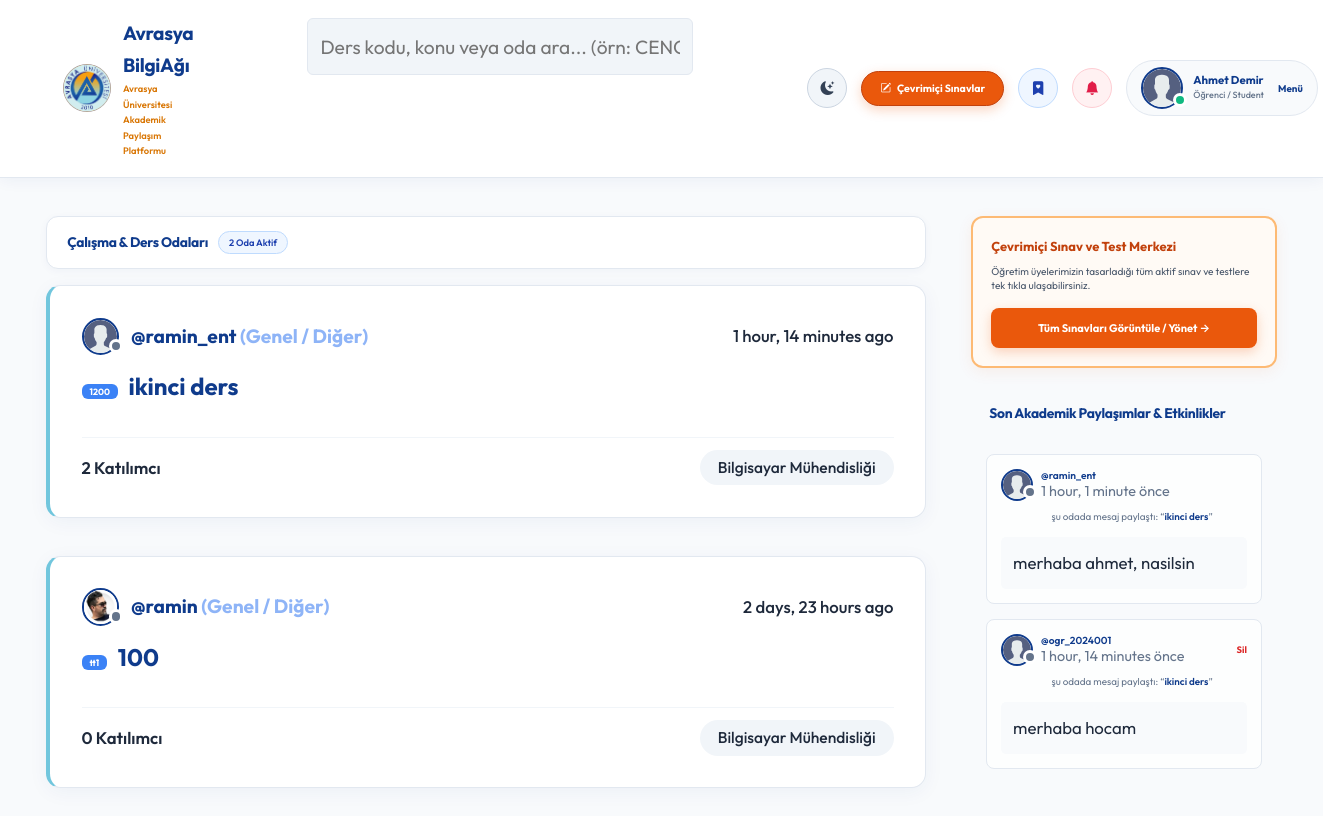
The page / (signed in) on the database its author committed.
### base/models.py (models this page shows, shortened)
class User(AbstractUser):
    name = models.CharField(max_length=200, null=True, verbose_name="Ad Soyad")
    email = models.EmailField(unique=True, null=True, verbose_name="E-Posta Adresi")
    bio = models.TextField(null=True, verbose_name="Hakkımda (Biyografi)")
    avatar = models.ImageField(null=True, default="avatar.svg", verbose_name="Profil Fotoğrafı (Avatar)")
    student_id = models.CharField(max_length=50, null=True, blank=True, verbose_name="Öğrenci / Sicil No")
    department = models.CharField(max_length=100, choices=DEPARTMENT_CHOICES, default='Genel / Diğer', verbose_name="Fakülte / Bölüm")
    role = models.CharField(max_length=20, choices=ROLE_CHOICES, default='student', verbose_name="Akademik Rol")
    github_link = models.URLField(max_length=255, null=True, blank=True, verbose_name="GitHub Profili")
    linkedin_link = models.URLField(max_length=255, null=True, blank=True, verbose_name="LinkedIn Profili")
    objects = CustomUserManager()
    USERNAME_FIELD = 'email'
    REQUIRED_FIELDS = ['username']
    @property
    def unread_notifications_count(self):
        return self.notifications.filter(is_read=False).count()
    @property
    def unread_notifications(self):
        return self.notifications.filter(is_read=False)

class Room(models.Model):
    host = models.ForeignKey(User, on_delete=models.SET_NULL, null=True)
    topic = models.ForeignKey(Topic, on_delete=models.SET_NULL, null=True, verbose_name="Bölüm / Akademik Konu")
    name = models.CharField(max_length=200, verbose_name="Çalışma Odası Adı")
    course_code = models.CharField(max_length=50, null=True, blank=True, verbose_name="Ders Kodu (örn: CENG201)")
    room_type = models.CharField(max_length=20, choices=ROOM_TYPE_CHOICES, default='general', verbose_name="Oda Türü")
    description = models.TextField(null=True, blank=True, verbose_name="Oda Açıklaması")
    participants = models.ManyToManyField(
        User, related_name='participants', blank=True)
    updated = models.DateTimeField(auto_now=True)
    created = models.DateTimeField(auto_now_add=True)
    class Meta:
        ordering = ['-updated', '-created']
    def __str__(self):
        return self.name

class Topic(models.Model):
    name = models.CharField(max_length=200)

class Message(models.Model):
    user = models.ForeignKey(User, on_delete=models.CASCADE)
    room = models.ForeignKey(Room, on_delete=models.CASCADE)
    body = models.TextField()
    is_verified_answer = models.BooleanField(default=False, verbose_name="Öğretim Üyesi Onaylı Cevap")
    updated = models.DateTimeField(auto_now=True)
    created = models.DateTimeField(auto_now_add=True)
    class Meta:
        ordering = ['-updated', '-created']

### base/views.py (the view, shortened to what this page needs)
# urls.py: path('', views.home, name="home"),
@login_required(login_url='login')
def home(request):
    q = request.GET.get('q') if request.GET.get('q') != None else ''
    dept = request.GET.get('dept') if request.GET.get('dept') != None else ''
    rooms = Room.objects.filter(
        Q(topic__name__icontains=q) |
        Q(name__icontains=q) |
        Q(course_code__icontains=q) |
        Q(description__icontains=q) |
        Q(host__username__icontains=q) |
        Q(host__department__icontains=q)
    ).distinct()
    topics = Topic.objects.all()
    if request.user.role == 'student' and request.user.department:
        dept = request.user.department
        dept_keywords = [w for w in dept.split() if len(w) > 3 and w not in ['Mühendisliği', 'Fakültesi', 'Bölümü', 'Programı', 'Teknolojisi', 'Hizmetleri']]
        query = Q(host__department=dept) | Q(topic__name__iexact=dept)
        for kw in dept_keywords:
            query |= Q(topic__name__icontains=kw) | Q(name__icontains=kw) | Q(course_code__icontains=kw)
        rooms = rooms.filter(query).distinct()
        topics = Topic.objects.filter(
            Q(room__in=rooms) | Q(name__iexact=dept)
        ).distinct()
    room_count = rooms.count()
    room_messages_query = Message.objects.filter(
        Q(room__topic__name__icontains=q))
    if request.user.role == 'student' and request.user.department:
        room_messages_query = room_messages_query.filter(room__in=rooms).distinct()
    room_messages = room_messages_query[0:5]
    context = {'rooms': rooms, 'topics': topics,
               'room_count': room_count, 'room_messages': room_messages,
               'departments': DEPARTMENT_CHOICES, 'selected_dept': dept}
    return render(request, 'base/home.html', context)

### base/templates/base/home.html (shortened to what this page needs)
{% extends 'main.html' %}
{% block content %}
<main class="layout {% if request.user.role == 'student' %}layout--2{% else %}layout--3{% endif %}">
  <div class="container">
    <div class="roomList">
      <div class="roomList__header" style="display: flex; justify-content: space-between; align-items: center; flex-wrap: wrap; gap: 10px; background: #ffffff; border: 1px solid #e2e8f0; border-radius: 12px; padding: 14px 20px; margin-bottom: 16px; box-shadow: 0 2px 8px rgba(15, 59, 140, 0.04);">
        <div style="display: flex; align-items: center; gap: 10px; flex-wrap: wrap;">
          <h2 style="margin: 0; font-size: 1.15rem; font-weight: 700; color: #0f3b8c; letter-spacing: -0.3px; text-transform: none;">Çalışma & Ders Odaları</h2>
          <span style="background: #eff6ff; color: #1e40af; font-size: 0.78rem; font-weight: 600; padding: 3px 10px; border-radius: 20px; border: 1px solid #bfdbfe; white-space: nowrap;">{{room_count}} Oda Aktif</span>
        </div>
      </div>
      {% include 'base/feed_component.html' %}
    </div>
    {% include 'base/activity_component.html' %}
  </div>
</main>
{% endblock %}

### templates/navbar.html (shortened to what this page needs)
{% load static %}
<header class="header header--loggedIn">
    <div class="container">
        <a href="{% url 'home' %}" class="header__logo" style="display: flex; align-items: center; gap: 12px; text-decoration: none;">
            <img src="{% static 'images/avrasya_logo.png' %}" alt="Avrasya University Logo" style="width: 48px; height: 48px; object-fit: contain; background: transparent; border: none; border-radius: 50%;" />
            <div>
                <h1 style="margin:0; font-weight:700; color:#0f3b8c; letter-spacing: -0.3px;">Avrasya BilgiAğı</h1>
                <span style="font-size:0.78rem; color:#d97706; font-weight:600; display:block;">Avrasya Üniversitesi Akademik Paylaşım Platformu</span>
            </div>
        </a>
        <form class="header__search" method="GET" action="{% url 'home' %}">
            <label>
                <input name="q" placeholder="Ders kodu, konu veya oda ara... (örn: CENG201)" class="navbar-search-input" />
            </label>
        </form>
        <nav class="header__menu" style="display: flex; align-items: center; gap: 14px;">
            <button id="themeToggleBtn" onclick="toggleTheme()" title="Gece / Gündüz Modu" style="background: #f1f5f9; border: 1px solid #cbd5e1; width: 40px; height: 40px; border-radius: 50%; display: flex; align-items: center; justify-content: center; cursor: pointer; font-size: 1.15rem; transition: all 0.2s ease; color: #334155;">
                <i class="bi bi-moon-stars-fill"></i>
            </button>
            <a href="{% url 'quizzes' %}" style="display: inline-flex; align-items: center; gap: 6px; background: #ea580c; color: #ffffff; border: 1px solid #c2410c; padding: 8px 18px; border-radius: 50px; font-weight: 700; font-size: 0.88rem; text-decoration: none; white-space: nowrap; box-shadow: 0 4px 12px rgba(234, 88, 12, 0.25);">
                <i class="bi bi-pencil-square"></i> Çevrimiçi Sınavlar
            </a>
            {% if request.user.is_authenticated %}
            <a href="{% url 'saved-resources' %}" title="Kaydedilen Materyallerim" style="display: flex; align-items: center; justify-content: center; background: #eff6ff; border: 1px solid #bfdbfe; color: #1e40af; width: 40px; height: 40px; border-radius: 50%; text-decoration: none; font-size: 1.15rem;">
                <i class="bi bi-bookmark-heart-fill"></i>
            </a>
            <div style="position: relative;">
                <button onclick="const m=document.getElementById('notifModal'); m.style.display = m.style.display === 'none' ? 'block' : 'none';" title="Bildirimler" style="background: #fff1f2; border: 1px solid #fecdd3; color: #e11d48; width: 40px; height: 40px; border-radius: 50%; cursor: pointer; font-size: 1.15rem; display: flex; align-items: center; justify-content: center; position: relative;">
                    <i class="bi bi-bell-fill"></i>
                </button>
            </div>
            <div class="header__user" style="display: flex; align-items: center; gap: 14px; background: #f8fafc; border: 1px solid #e2e8f0; padding: 6px 14px; border-radius: 50px;">
                <a href="{% url 'update-user' %}" style="display: flex; align-items: center; gap: 10px; text-decoration: none;">
                    <div class="avatar avatar--medium active">
                        <img src="{{request.user.avatar.url}}" style="width: 38px; height: 38px; border-radius: 50%; object-fit: cover;" />
                    </div>
                    <div>
                        <p style="margin: 0; font-weight: 700; color: #0f3b8c; line-height: 1.2; font-size: 0.95rem; white-space: nowrap;">{{request.user.name|default:request.user.username}}</p>
                        <span style="font-size: 0.75rem; color: #64748b; font-weight: 500; display: block; white-space: nowrap;">{{request.user.get_role_display}}</span>
                    </div>
                </a>
                <button class="dropdown-button" style="background: transparent; border: none; cursor: pointer; font-weight: 700; color: #0f3b8c; font-size: 0.82rem;">
                    Menü
                </button>
            </div>
            {% endif %}
        </nav>
</header>

### base/templates/base/feed_component.html (shortened to what this page needs)
{% for room in rooms %}
<div class="roomListRoom" style="border-left: 4px solid #71c6dd;">
    <div class="roomListRoom__header" style="display: flex; justify-content: space-between; align-items: center; flex-wrap: wrap; gap: 8px;">
        <a href="{% url 'user-profile' room.host.id %}" class="roomListRoom__author">
            <div class="avatar avatar--small">
                <img src="{{room.host.avatar.url}}" />
            </div>
            <span>@{{room.host.username}} <small style="color: #8eb4f7;">({{room.host.department}})</small></span>
        </a>
        <div class="roomListRoom__actions">
            <span>{{room.created|timesince}} ago</span>
        </div>
    </div>
    <div class="roomListRoom__content">
        <a href="{% url 'room' room.id %}">
            {% if room.course_code %}
            <span style="background: #3b82f6; color: #fff; padding: 2px 8px; border-radius: 6px; font-size: 0.75rem; margin-right: 6px; font-weight: bold;">{{room.course_code}}</span>
            {% endif %}
            {{room.name}}
        </a>
    </div>
    <div class="roomListRoom__meta" style="display: flex; justify-content: space-between; align-items: center; flex-wrap: wrap; gap: 8px;">
        <div style="display: flex; align-items: center; gap: 10px;">
            <a href="{% url 'room' room.id %}" class="roomListRoom__joined" style="font-weight: 600;">
                {{room.participants.all.count}} Katılımcı
            </a>
        </div>
        <p class="roomListRoom__topic" style="margin: 0;">{{room.topic.name}}</p>
    </div>
</div>
{% endfor %}

### base/templates/base/activity_component.html
<div class="activities" style="display: flex; flex-direction: column; gap: 20px;">
    <div style="background: #fffaf5; border: 2px solid #fdba74; border-radius: 12px; padding: 18px; box-shadow: 0 4px 15px rgba(234, 88, 12, 0.08);">
        <h3 style="color: #c2410c; font-size: 1.08rem; font-weight: 700; margin: 0 0 8px 0;">Çevrimiçi Sınav ve Test Merkezi</h3>
        <p style="color: #475569; font-size: 0.84rem; margin: 0 0 14px 0; line-height: 1.4;">
            Öğretim üyelerimizin tasarladığı tüm aktif sınav ve testlere tek tıkla ulaşabilirsiniz.
        </p>
        <a href="{% url 'quizzes' %}" style="display: block; text-align: center; padding: 11px 16px; font-weight: 700; font-size: 0.92rem; text-decoration: none; background: #ea580c; color: #ffffff; border-radius: 8px; box-shadow: 0 4px 12px rgba(234, 88, 12, 0.25);">
            Tüm Sınavları Görüntüle / Yönet &rarr;
        </a>
    </div>
    <div>
        <div class="activities__header" style="margin-bottom: 12px; background: transparent; border: none; padding: 0;">
            <h2 style="font-size: 1.15rem; font-weight: 700;">Son Akademik Paylaşımlar & Etkinlikler</h2>
        </div>
        {% for message in room_messages %}
        <div class="activities__box">
            <div class="activities__boxHeader roomListRoom__header" style="display: flex; justify-content: space-between; align-items: center; margin-bottom: 8px;">
                <a href="{% url 'user-profile' message.user.id %}" class="roomListRoom__author" style="display: flex; align-items: center; gap: 8px; text-decoration: none;">
                    <div class="avatar avatar--small">
                        <img src="{{message.user.avatar.url}}" style="width: 28px; height: 28px; border-radius: 50%; object-fit: cover;" />
                    </div>
                    <p style="margin: 0; font-weight: 600; font-size: 0.85rem;">
                        @{{message.user.username}}
                        <span style="color: #64748b; font-weight: 400;">{{message.created|timesince}} önce</span>
                    </p>
                </a>
                {% if request.user == message.user %}
                <a href="{% url 'delete-message' message.id %}" style="color: #dc2626; font-size: 0.78rem; font-weight: 700; text-decoration: none;">
                    Sil
                </a>
                {% endif %}
            </div>
            <div class="activities__boxContent">
                <p style="margin: 0 0 6px 0; font-size: 0.82rem; color: #64748b;">şu odada mesaj paylaştı: “<a href="{% url 'room' message.room.id %}" style="font-weight: 600; text-decoration: none;">{{message.room}}</a>”</p>
                <div class="activities__boxRoomContent">{{message.body}}</div>
            </div>
        </div>
        {% empty %}
        <div style="background: #ffffff; border: 1px solid #e2e8f0; border-radius: 10px; padding: 24px; text-align: center; color: #64748b; font-size: 0.88rem;">
            Henüz yeni bir mesaj veya etkinlik bulunmuyor.
        </div>
        {% endfor %}
    </div>
</div>

### rows shown on the page
User: user.avatar (placeholder picture), user.name "Ahmet Demir", user.role "Öğrenci / Student"
Room: host.avatar (placeholder picture), host.username "ramin_ent", host.department "Genel / Diğer", created "1 hour, 14 minutes", course_code "1200", name "ikinci ders", participants.all.count "2", topic.name "Bilgisayar Mühendisliği"
Room: host.avatar (picture), host.username "ramin", host.department "Genel / Diğer", created "2 days, 23 hours", course_code "tt1", name "100", participants.all.count "0", topic.name "Bilgisayar Mühendisliği"
Message: user.avatar (placeholder picture), user.username "ramin_ent", created "1 hour, 1 minute", room "ikinci ders", body "merhaba ahmet, nasilsin"
Message: user.avatar (placeholder picture), user.username "ogr_2024001", created "1 hour, 14 minutes", shows "Sil", room "ikinci ders", body "merhaba hocam"

### other values the page prints
{{ room_count }} "2"
